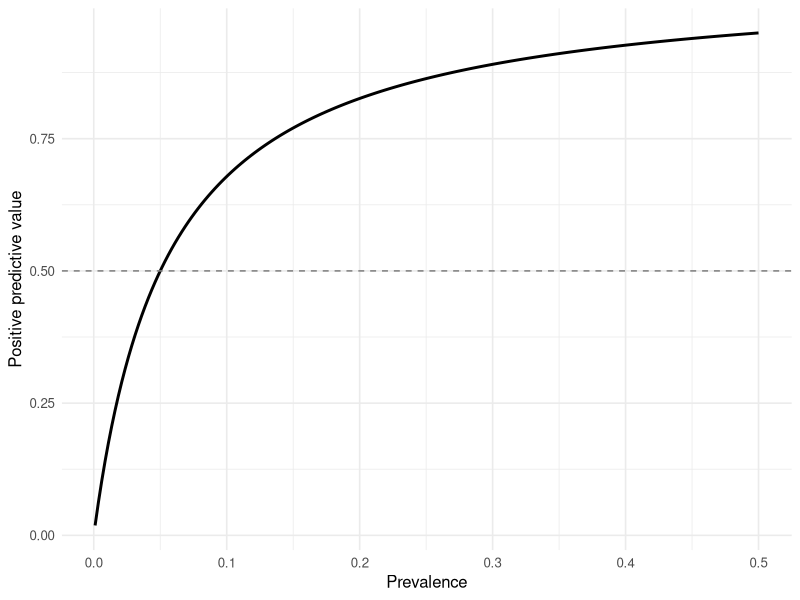

Reproduce this figure in R.
# ============================================================
# Biostatistics Courses
# Course 1 — Week 2, Session 2: Probability and Bayes' theorem
# ============================================================

# --- 0. Setup --------------------------------------------------
library(tidyverse)
set.seed(42)
theme_set(theme_minimal(base_size = 12))

# --- 1. Hypothesis / Goal --------------------------------------
# Compute and simulate the PPV of a diagnostic test using Bayes.

# --- 2. Data ---------------------------------------------------
N <- 100000
prev <- 0.01
sens <- 0.95
spec <- 0.95

pop <- tibble(
  id = seq_len(N),
  disease = rbinom(N, 1, prev)
) |>
  mutate(
    test = if_else(disease == 1,
                   rbinom(N, 1, sens),
                   rbinom(N, 1, 1 - spec))
  )

# --- 3. Visualise ----------------------------------------------
sweep <- tibble(
  prev_x = seq(0.001, 0.5, length.out = 200),
  ppv = (sens * prev_x) / (sens * prev_x + (1 - spec) * (1 - prev_x))
)
p <- ggplot(sweep, aes(prev_x, ppv)) +
  geom_line(linewidth = 1) +
  geom_hline(yintercept = 0.5, linetype = 2, colour = "grey50") +
  labs(x = "Prevalence", y = "Positive predictive value")
print(p)

# --- 4. Assumptions --------------------------------------------
# Fixed operating characteristics; independent individuals; no bias.

# --- 5. Conduct / Fit ------------------------------------------
ppv_bayes <- (sens * prev) / (sens * prev + (1 - spec) * (1 - prev))
ppv_count <- mean(pop$disease[pop$test == 1])

# --- 6. Report -------------------------------------------------
cat(sprintf("PPV (Bayes):   %.4f\n", ppv_bayes))
cat(sprintf("PPV (count):   %.4f\n", ppv_count))
